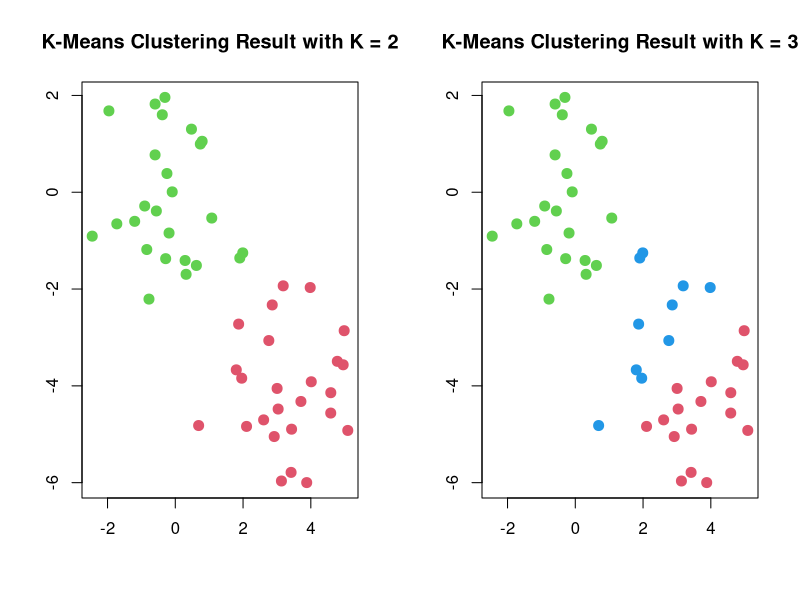
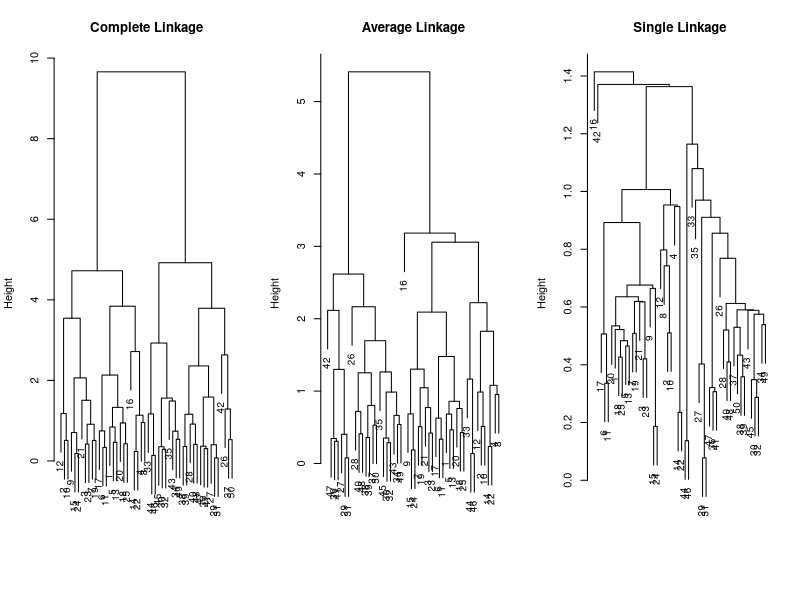
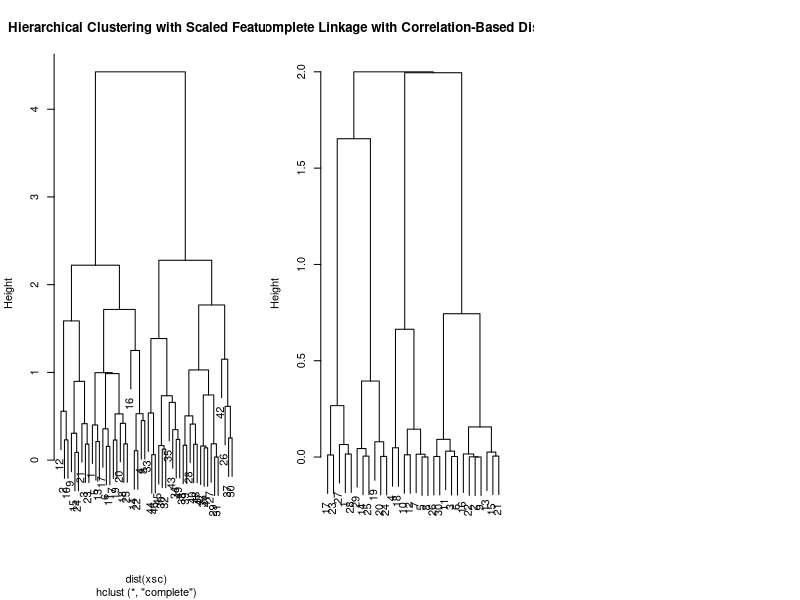

The R source for these figures, in order:
# Chapter 12 Unsupervised Learning
## 12.5 Lab: Unsupervised Learning

### 12.5.3 Clustering

# K-Means Clustering
set.seed(2)
x <- matrix(rnorm(50 * 2), ncol = 2)
x[1:25, 1] <- x[1:25, 1] + 3
x[1:25, 2] <- x[1:25, 2] - 4

km.out <- kmeans(x, 2, nstart = 20)

km.out$cluster

par(mfrow = c(1, 2))
plot(x, col = (km.out$cluster + 1),
     main = 'K-Means Clustering Result with K = 2',
     xlab = '', ylab = '', pch = 20, cex = 2)

set.seed(4)
km.out <- kmeans(x, 3, nstart = 20)
km.out
plot(x, col = (km.out$cluster + 1),
     main = 'K-Means Clustering Result with K = 3',
     xlab = '', ylab = '', pch = 20, cex = 2)

set.seed(4)
km.out <- kmeans(x, 3, nstart = 1)
km.out$tot.withinss
km.out <- kmeans(x, 3, nstart = 20)
km.out$tot.withinss

# Hierarchical Clustering
hc.complete <- hclust(dist(x), method = 'complete')

hc.average <- hclust(dist(x), method = 'average')
hc.single <- hclust(dist(x), method = 'single')

par(mfrow = c(1, 3))
plot(hc.complete, main = 'Complete Linkage',
     xlab = '', sub = '', cex = 0.9)
plot(hc.average, main = 'Average Linkage',
     xlab = '', sub = '', cex = 0.9)
plot(hc.single, main = 'Single Linkage',
     xlab = '', sub = '', cex = 0.9)

cutree(hc.complete, 2)
cutree(hc.average, 2)
cutree(hc.single, 2)

cutree(hc.single, 4)

xsc <- scale(x)
plot(hclust(dist(xsc), method = 'complete'),
     main = 'Hierarchical Clustering with Scaled Features')

x <- matrix(rnorm(30 * 3), ncol = 3)
dd <- as.dist(1 - cor(t(x)))
plot(hclust(dd, method = 'complete'),
     main = 'Complete Linkage with Correlation-Based Distance',
     xlab = '', sub = '')